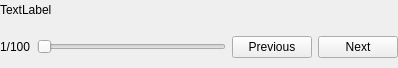
<?xml version="1.0" encoding="UTF-8"?>
<ui version="4.0">
 <class>ImageNavigation</class>
 <widget class="QWidget" name="ImageNavigation">
  <property name="geometry">
   <rect>
    <x>0</x>
    <y>0</y>
    <width>398</width>
    <height>68</height>
   </rect>
  </property>
  <property name="windowTitle">
   <string>Form</string>
  </property>
  <layout class="QVBoxLayout" name="verticalLayout">
   <property name="leftMargin">
    <number>0</number>
   </property>
   <property name="topMargin">
    <number>0</number>
   </property>
   <property name="rightMargin">
    <number>0</number>
   </property>
   <property name="bottomMargin">
    <number>0</number>
   </property>
   <item>
    <widget class="QLabel" name="lbl_current_image">
     <property name="sizePolicy">
      <sizepolicy hsizetype="Preferred" vsizetype="Fixed">
       <horstretch>0</horstretch>
       <verstretch>0</verstretch>
      </sizepolicy>
     </property>
     <property name="minimumSize">
      <size>
       <width>0</width>
       <height>20</height>
      </size>
     </property>
     <property name="maximumSize">
      <size>
       <width>16777215</width>
       <height>20</height>
      </size>
     </property>
     <property name="text">
      <string>TextLabel</string>
     </property>
    </widget>
   </item>
   <item>
    <widget class="QFrame" name="frame_3">
     <property name="minimumSize">
      <size>
       <width>0</width>
       <height>0</height>
      </size>
     </property>
     <property name="maximumSize">
      <size>
       <width>16777215</width>
       <height>50</height>
      </size>
     </property>
     <property name="styleSheet">
      <string notr="true"/>
     </property>
     <property name="frameShape">
      <enum>QFrame::NoFrame</enum>
     </property>
     <property name="frameShadow">
      <enum>QFrame::Raised</enum>
     </property>
     <layout class="QHBoxLayout" name="horizontalLayout_2">
      <property name="leftMargin">
       <number>0</number>
      </property>
      <property name="topMargin">
       <number>0</number>
      </property>
      <property name="rightMargin">
       <number>0</number>
      </property>
      <property name="bottomMargin">
       <number>0</number>
      </property>
      <item>
       <widget class="QLabel" name="lbl_image_number">
        <property name="text">
         <string>1/100</string>
        </property>
       </widget>
      </item>
      <item>
       <widget class="QSlider" name="sld_image_number">
        <property name="orientation">
         <enum>Qt::Horizontal</enum>
        </property>
       </widget>
      </item>
      <item>
       <widget class="QPushButton" name="btn_previous_image">
        <property name="text">
         <string>Previous</string>
        </property>
       </widget>
      </item>
      <item>
       <widget class="QPushButton" name="btn_next_image">
        <property name="text">
         <string>Next</string>
        </property>
       </widget>
      </item>
     </layout>
    </widget>
   </item>
  </layout>
 </widget>
 <resources/>
 <connections/>
</ui>
